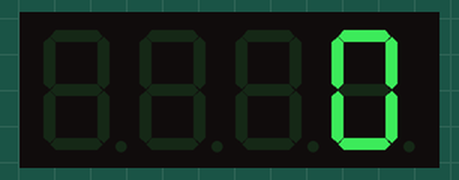
Recording of a sketch running on a simulated Arduino Uno, built with avr-gcc and run on an emulated ATmega328P. On the bench: 4-digit seven-segment display. What the sketch prints to the serial monitor is not drawn.

Above: at 0.1 s.
At 4.1 s:
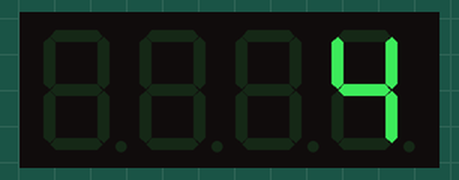
At 9.1 s:
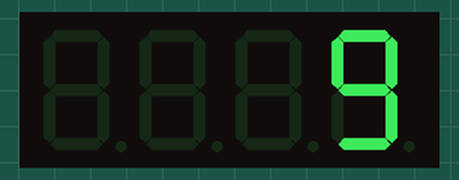
At 19.1 s:
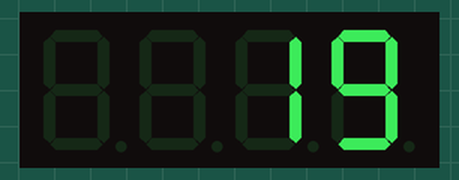
At 28.1 s:
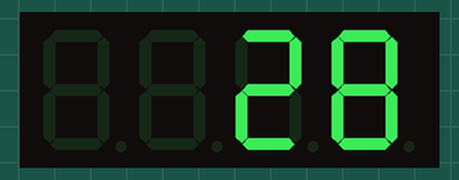
At 38.1 s:
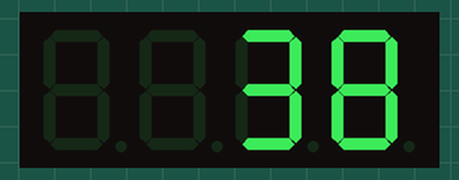

The sketch:

TM1637.ino
```cpp
#include <GyverTM1637.h>
#include <Wire.h>

#define CLK 7
#define DIO 6

GyverTM1637 tm1637(CLK,DIO);
int current;

void setup()
{
  tm1637.brightness(5);
  Serial.begin(9600);

  Serial.print("Setup done\n");
}


void loop()
{
    tm1637.displayInt(current);
    delay(1000);
    current++;
    Serial.print(String(current));
}
```

Measured:
- what the display in image 1 shows lasts 1.0 s, from 4.0 s to 5.0 s
